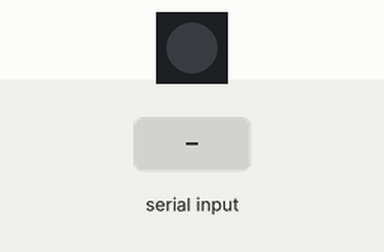
Simulated run of this sketch. Board: ESP32. Parts: 1 RGB LEDs in strip order, left to right. The inputs (shaded band) are chosen by the test bench. WiFi joins after 1.5 s; servers stay silent unless stated; the local clock reads 2024-03-15 10:24:30 at power-on unless the sketch sets it; what the sketch prints to the serial monitor is not drawn.

Above: at 2.7 s.
2.8 s: "RED" received over Serial
At 4.9 s:
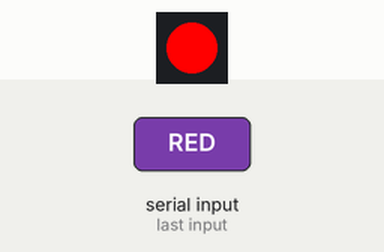
5.3 s: "GREEN" received over Serial
At 6.8 s:
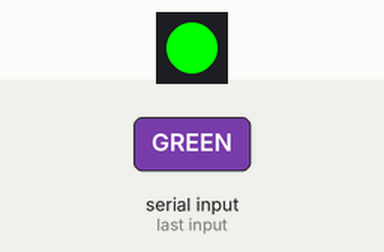
7.8 s: "BLUE" received over Serial
At 9.9 s:
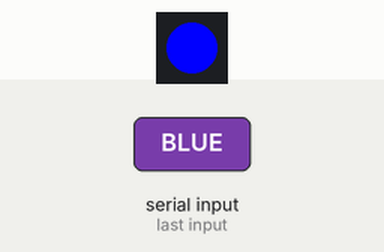
Timing chart, 0 to 11.4 s (numbered marks = the images above; inputs shaded):
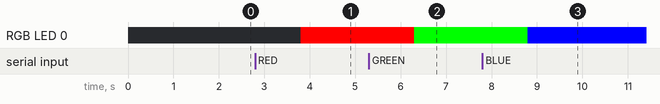

The sketch:

Program1.ino
```cpp
#include <WiFi.h>
#include <time.h>
#include <Adafruit_NeoPixel.h>

unsigned long WifiVerification = 0;

// Fuso horário de Portugal Continental
const long gmtOffset_sec = 0;
const int daylightOffset_sec = 3600; // horário de verão

struct tm timeinfo;
//////////////////////////////////////////////////////////

//////////////////////////////////////////////////////////
//LED
#define RGB_PIN 38
#define NUMPIXELS 1
Adafruit_NeoPixel pixel(NUMPIXELS, RGB_PIN, NEO_GRB + NEO_KHZ800);
///////////////////////////////////////////////////////////


void setup() {

  Serial.begin(115200);
  BeginWifi();
  configTime(gmtOffset_sec, daylightOffset_sec,
  "pool.ntp.org",
  "time.nist.gov");
  pixel.begin();
}

void loop() {
  interface();

  if(millis() - WifiVerification > 10000){
    checkWifi();
  }
}
```

Interface.ino
```cpp
String c;

void interface(){
  if(Serial.available()){

    c = Serial.readString();
    c.trim();

  }

  if (c == "time"){
    obtaintime();
  }

  if(c == "RED"){
    pixel.setPixelColor(0, pixel.Color(255, 0, 0));
    pixel.show();
  }

  if(c == "GREEN"){
    pixel.setPixelColor(0, pixel.Color(0, 255, 0));
    pixel.show();
  }

  if(c == "BLUE"){
    pixel.setPixelColor(0, pixel.Color(0, 0, 255));
    pixel.show();
  }
  c = "";
}
```

wifi.ino
```cpp
const char* SSID = "";
const char* password = "";

void BeginWifi(){
  int count = 0;
  WiFi.mode(WIFI_STA);
  WiFi.begin(SSID, password);

  Serial.print("A ligar: ");

  while (WiFi.status() != WL_CONNECTED) {
    delay(500);
    Serial.print(".");
    count ++;
    if (count > 5){
      ESP.restart();
    }
  }

  Serial.println("\nWiFi ligado!");
  Serial.print("IP: ");
  Serial.println(WiFi.localIP());
}

void checkWifi(){
  if(WiFi.status() != WL_CONNECTED){
    BeginWifi();
  }
}

void obtaintime(){
  if (!getLocalTime(&timeinfo)) {
    Serial.println("Falha ao obter hora");
    return;
  }

  Serial.print("Data/Hora: ");
  Serial.println(&timeinfo, "%d/%m/%Y %H:%M:%S");
}
```

Measured:
- after the input at 2.8 s, RGB LED 0: off → RGB(255, 0, 0) after 1.0 s
- after the input at 5.3 s, RGB LED 0: RGB(255, 0, 0) → RGB(0, 255, 0) after 1.0 s
- after the input at 7.8 s, RGB LED 0: RGB(0, 255, 0) → RGB(0, 0, 255) after 1.0 s
